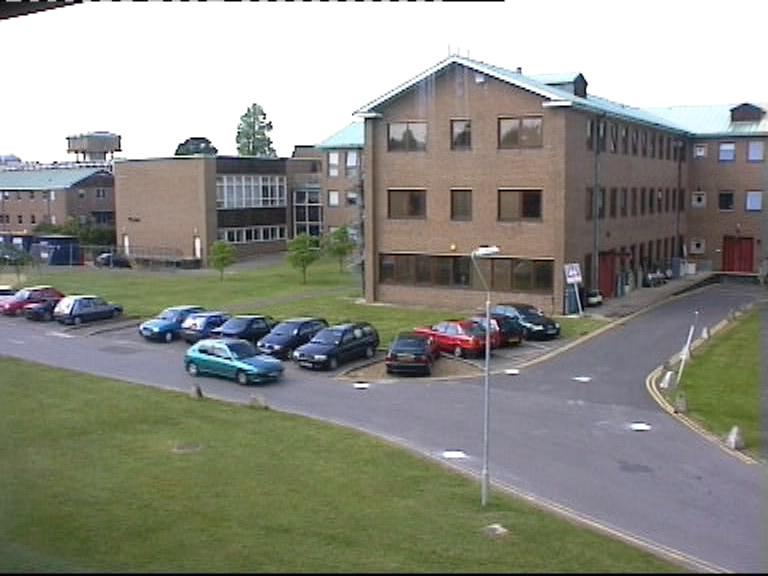
%> input picture image_test/0329.jpg, 768 x 576 px; its folder holds only this picture in this run
$ octave meanshift_rgb.m   (GNU Octave 9; MATLAB toolbox functions it lacks are replaced by stand-ins)
%> lines starting %> are read from the running program, lines starting %| are printed output that depends on the picture
 %清除命令
close all;
clear;

%图像信息加载
imgfile=dir(strcat(pwd,'\image_test\*.jpg'));

%读取图像并进行目标选定
image_cache = imread(imgfile(1).name);
%> image_cache is the input picture: size 576x768x3 uint8; mean R, G, B 141.7, 142.3, 133.6
crop_size = [170,320,119,79];       %目标定位窗
[img_crop]=imcrop(image_cache, crop_size);
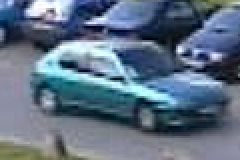
%> img_crop: size 80x120x3 uint8 (shown 2 times larger); mean R, G, B 95, 112.4, 132
[img_height, img_width, img_z_index]=size(img_crop);
%> img_height = 80; img_width = 120; img_z_index = 3

%定位目标中心
target_center(1) = img_height/2;
target_center(2) = img_width/2;

img_weight = zeros(img_height,img_height);               %初始化目标区域的权值矩阵
h = target_center(1)^2 + target_center(2)^2 ;            %带宽
%> h = 5200

%计算权值矩阵
for i=1:img_height
    for j=1:img_width
        dist=(i-target_center(1))^2+(j-target_center(2))^2;
        img_weight(i,j) = 1-dist/h;              %epanechnikov profile
    end
end
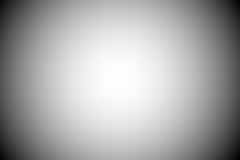
%> img_weight: size 80x120 double (shown 2 times larger); min 0, max 1, mean 0.667
C=1/sum(sum(img_weight));           %对系数进行归一化
%> C = 0.000156

%进行直方图统计
%rgb颜色空间量化为16*16*16 bins
hist = zeros(1,4096);
for i=1:img_height
    for j=1:img_width
        img_r = fix(double(img_crop(i,j,1))/16);
        img_g = fix(double(img_crop(i,j,2))/16);
        img_b = fix(double(img_crop(i,j,3))/16);
        index = img_r*256 + img_g*16 + img_b;
        hist(index+1)= hist(index+1) + img_weight(i,j);
    end
end
%> after the loop, hist = 4096 values, max 458.3 at index 2186, min 0 at index 5, mean 1.56
hist = hist * C;
%> hist = 4096 values, max 0.0716 at index 2186, min 0 at index 5, mean 0.000244

%对裁剪区域大小进行向上取整
crop_size(3)=ceil(crop_size(3));
crop_size(4)=ceil(crop_size(4));

%读取图像序列
lengthfile=length(imgfile);

for img_index=2:lengthfile
    img_cache = imread(imgfile(img_index).name);
    iterator = 0;
    center_move=[2,2];

    % mean shift迭代
    while((center_move(1)^2 + center_move(2)^2>0.5) && iterator<20)   %迭代条件
        iterator = iterator + 1;
        iter_cache = imcrop(img_cache,crop_size);
        img_move_temp = zeros(img_height,img_height);

        %计算侯选区域直方图
        hist_temp = zeros(1,4096);
        for i=1:img_height
            for j=1:img_width
                img_r = fix(double(iter_cache(i,j,1))/16);
                img_g = fix(double(iter_cache(i,j,2))/16);
                img_b = fix(double(iter_cache(i,j,3))/16);
                index = img_r*256 + img_g*16 + img_b;
                hist_temp(index+1)= hist_temp(index+1) + img_weight(i,j);
                img_move_temp(i,j) = index;
            end
        end
        hist_temp = hist_temp * C;

        % [6 lines of commented-out code are left out]
        weight = zeros(1,4096);
        for i=1:4096
            if(hist_temp(i)~=0)
                weight(i) = sqrt(hist(i)/hist_temp(i));
            else
                weight(i)=0;
            end
        end

        %偏移量计算
        count = 0;
        img_move = [0,0];
        for i=1:img_height
            for j=1:img_width
                count = count + weight(uint32(img_move_temp(i,j))+1);
                img_move = img_move + weight(uint32(img_move_temp(i,j))+1) * [i-target_center(1)-0.5, j-target_center(2)-0.5];
            end
        end
        center_move = img_move/count;
        %中心点位置更新
        crop_size(1) = crop_size(1) + center_move(2);
        crop_size(2) = crop_size(2) + center_move(1);
    end

    %%%跟踪轨迹矩阵%%%
    %tic_x=[tic_x;rect(1)+rect(3)/2];
    %tic_y=[tic_y;rect(2)+rect(4)/2];

    v1=crop_size(1);
    v2=crop_size(2);
    v3=crop_size(3);
    v4=crop_size(4);

    %%%显示跟踪结果%%%
    %subplot(1,2,2);
    pause(0.2)
    clf
    imshow(uint8(img_cache));
    %title('目标跟踪结果及其运动轨迹');
    hold on;
    plot([v1,v1+v3],[v2,v2],[v1,v1],[v2,v2+v4],[v1,v1+v3],[v2+v4,v2+v4],[v1+v3,v1+v3],[v2,v2+v4],'LineWidth',2,'Color','r');
    %plot(tic_x,tic_y,'LineWidth',2,'Color','b');
end
